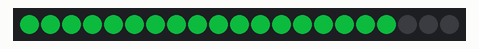
Bench run of a sketch on a simulated Arduino Uno, built with avr-gcc and run on an emulated ATmega328P. Shown: 21 RGB LEDs in strip order, left to right. Dim RGB values are drawn brighter than linear.

Above: at 0.1 s.
At 2.1 s:
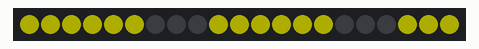
At 3.1 s:
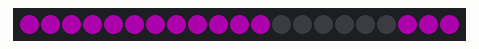
At 5.1 s:
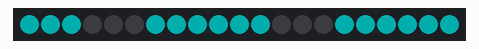
At 7.1 s:
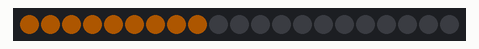
At 9.1 s:
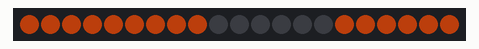

The sketch:

test_neopixle_7_segment.ino
```cpp
#include <Adafruit_NeoPixel.h>

#define PIXELS_PER_SEGMENT  3     // Number of LEDs in each Segment
#define PIXELS_DIGITS       1     // Number of connected Digits
#define PIXELS_PIN          2     // GPIO Pin

Adafruit_NeoPixel strip = Adafruit_NeoPixel(PIXELS_PER_SEGMENT * 7 * PIXELS_DIGITS, PIXELS_PIN, NEO_GRB + NEO_KHZ800);

//Pixel Arrangement
/*
          a
        f   b
          g
        e   c
          d
*/

// Segment array
byte segments[7] = {
  //abcdefg
  0b0000001,     // Segment g
  0b0000100,     // Segment e
  0b0001000,     // Segment d
  0b0010000,     // Segment c
  0b0100000,     // Segment b
  0b1000000,     // Segment a
  0b0000010     // Segment f
};

//Digits array
byte digits[10] = {
  //abcdefg
  0b1111110,     // 0
  0b0110000,     // 1
  0b1101101,     // 2
  0b1111001,     // 3
  0b0110011,     // 4
  0b1011011,     // 5
  0b1011111,     // 6
  0b1110000,     // 7
  0b1111111,     // 8
  0b1110011      // 9
};

//Clear all the Pixels
void clearDisplay() {
  for (int i = 0; i < strip.numPixels(); i++) {
    strip.setPixelColor(i, strip.Color(0, 0, 0));
  }
  strip.show();
}

void setup() {
  strip.begin();
}

void loop() {
  //disp_Seg(200);                // Cycle through all segments        (DelayTime)
  disp_Digits(1000);            // Show digits from 0-9              (DelayTime)
  //disp_Animation();             // Show some Animations with the segments
 //disp_CountUP(500, 450);       // Count numbers in Ascending order  (NUMBER, DelayTime)
//  disp_CountDOWN(500, 250);     // Count numbers in Descending order (NUMBER, DelayTime)
}

void disp_Seg(int wait) {
  clearDisplay();
  for (int d = 0; d < 5; d++) {
    for (int i = 6; i > 0; i--) {
      for (int n = 0; n < PIXELS_DIGITS; n++) {
        writeSegment(n, i);
      }
      strip.show();
      delay(wait);
    }
  }
}

void disp_Digits(int wait) {
  clearDisplay();
  for (int i = 0; i < 10; i++) {
    for (int n = 0; n < PIXELS_DIGITS; n++) {
      writeDigit(n, i);
    }
    strip.show();
    delay(wait);
  }
}

void disp_CountUP(int num, int wait) {
  clearDisplay();
  for (int i = 0; i <= num; i++) {
    writeDigit(0, (i / 100) % 10);
    writeDigit(1, (i / 10) % 10);
    writeDigit(2, (i / 1) % 10);
    strip.show();
    delay(wait);
  }
}

void disp_CountDOWN(int num, int wait) {
  clearDisplay();
  for (int i = num; i >= 0; i--) {
    writeDigit(0, (i / 100) % 10);
    writeDigit(1, (i / 10) % 10);
    writeDigit(2, (i / 1) % 10);
    strip.show();
    delay(wait);
  }
}

void disp_Animation() {
  clearDisplay();
  //UP-DOWN
  for (int i = 0; i < 7; i++) {
    for (int n = 0; n < PIXELS_DIGITS; n++) writeSegment(n, 5);
    strip.show();
    delay(100);
    for (int n = 0; n < PIXELS_DIGITS; n++) writeSegment(n, 0);
    strip.show();
    delay(100);
    for (int n = 0; n < PIXELS_DIGITS; n++) writeSegment(n, 2);
    strip.show();
    delay(100);
    for (int n = 0; n < PIXELS_DIGITS; n++) writeSegment(n, 0);
    strip.show();
    delay(100);
    for (int n = 0; n < PIXELS_DIGITS; n++) writeSegment(n, 5);
    strip.show();
    delay(100);
  }
  //LEFT-RIGHT
  for (int i = 0; i < 5; i++) {
    for (int n = 0; n < PIXELS_DIGITS; n++) {
      writeSegment(n, 6);
      strip.show();
      delay(150);
    }
    for (int n = PIXELS_DIGITS - 1; n >= 0; n--) {
      writeSegment(n, 3);
      strip.show();
      delay(150);
    }
    clearDisplay();
    for (int n = 0; n < PIXELS_DIGITS; n++) {
      writeSegment(n, 1);
      strip.show();
      delay(150);
    }
    for (int n = PIXELS_DIGITS - 1; n >= 0; n--) {
      writeSegment(n, 4);
      strip.show();
      delay(150);
    }
    clearDisplay();
  }
  //ZIG-ZAG
  for (int i = 0; i < 5; i++) {
    for (int n = 0; n < PIXELS_DIGITS; n++) {
      writeSegment(n, 6);
      strip.show();
      delay(125);
      clearDisplay();
      writeSegment(n, 1);
      strip.show();
      delay(125);
      clearDisplay();
      writeSegment(n, 4);
      strip.show();
      delay(125);
      clearDisplay();
      writeSegment(n, 3);
      strip.show();
      delay(125);
      clearDisplay();
    }
  }
}

void writeDigit(int index, int val) {
  byte digit = digits[val];
  for (int i = 6; i >= 0; i--) {
    int offset = index * (PIXELS_PER_SEGMENT * 7) + i * PIXELS_PER_SEGMENT;
    uint32_t color;
    if (digit & 0x01 != 0) {
      if (val == 1) color = strip.Color(50, 0,  0);
      if (val == 2) color = strip.Color(50, 50, 0);
      if (val == 3) color = strip.Color(50, 0, 50);
      if (val == 4) color = strip.Color(0, 50,  0);
      if (val == 5) color = strip.Color(0, 50, 50);
      if (val == 6) color = strip.Color(0,  0, 50);
      if (val == 7) color = strip.Color(50, 25, 0);
      if (val == 8) color = strip.Color(25, 5, 75);
      if (val == 9) color = strip.Color(75, 25, 5);
      if (val == 0) color = strip.Color(5, 75, 25);
    }
    else
      color = strip.Color(0, 0, 0);

    for (int j = offset; j < offset + PIXELS_PER_SEGMENT; j++) {
      strip.setPixelColor(j, color);
    }
    digit = digit >> 1;
  }
}

void writeSegment(int index, int val) {
  byte seg = segments[val];
  for (int i = 6; i >= 0; i--) {
    int offset = index * (PIXELS_PER_SEGMENT * 7) + i * PIXELS_PER_SEGMENT;
    uint32_t color;
    if (seg & 0x01 != 0) {
      if (val == 0) color = strip.Color(50, 0, 0);
      if (val == 1) color = strip.Color(0, 50, 50);
      if (val == 2) color = strip.Color(0, 50, 0);
      if (val == 3) color = strip.Color(50, 0, 50);
      if (val == 4) color = strip.Color(50, 50, 50);
      if (val == 5) color = strip.Color(0, 0, 50);
      if (val == 6) color = strip.Color(50, 50, 0);
    }
    else
      color = strip.Color(0, 0, 0);

    for (int j = offset; j < offset + PIXELS_PER_SEGMENT; j++) {
      strip.setPixelColor(j, color);
    }
    seg = seg >> 1;
  }
}
```

Measured:
- by itself, everything shown: repeats every 10.0 s, in 10 steps
- what the display in image 1 shows lasts 1.0 s, from 2.0 s to 3.0 s
